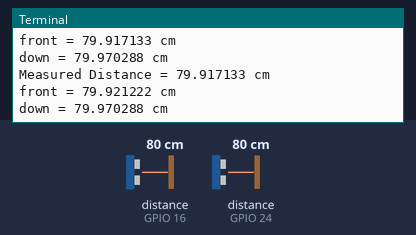
The program below on a simulated Raspberry Pi (BCM pin numbers). On the bench: the last lines printed to the terminal. The test bench sets the inputs (shaded band); at power-on: distance to the obstacle (sensors on GPIO 24, GPIO 16) 80 cm. The echo pulse lasts 58.3 µs per cm; sound played through the audio output is not drawn and takes no time; the clock reads 2024-03-15 10:24:30 at power-on unless the program sets it; speech is not drawn; the words are listed on the console.

Above: at 5.4 s.
5.5 s: distance to the obstacle (sensor on GPIO 24) set to 54 cm
At 6.8 s:
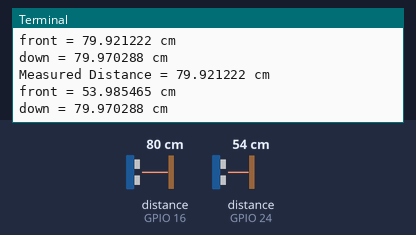
8.3 s: distance to the obstacle (sensor on GPIO 24) set to 48 cm
At 13.1 s:
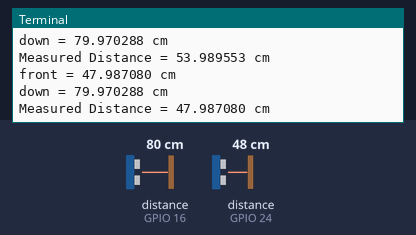
Timing chart, 0 to 14.6 s (numbered marks = the images above; inputs shaded):
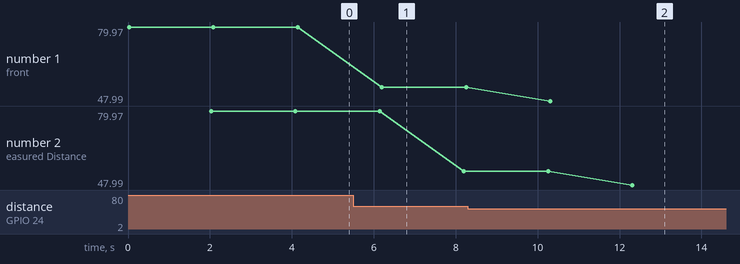

The program:

sonar.py
```python
#Libraries
import RPi.GPIO as GPIO
import time
import os

#GPIO Mode (BOARD / BCM)
GPIO.setmode(GPIO.BCM)

#set GPIO Pins
GPIO_TRIGGER = 23
GPIO_ECHO = 24
GPIO_TRIGGER2 = 20
GPIO_ECHO2 = 16

#set GPIO direction (IN / OUT)
GPIO.setup(GPIO_TRIGGER, GPIO.OUT)
GPIO.setup(GPIO_ECHO, GPIO.IN)
GPIO.setup(GPIO_TRIGGER2, GPIO.OUT)
GPIO.setup(GPIO_ECHO2, GPIO.IN)

def distance():
    # set Trigger to HIGH
    GPIO.output(GPIO_TRIGGER, True)

    # set Trigger after 0.01ms to LOW
    time.sleep(0.00001)
    GPIO.output(GPIO_TRIGGER, False)

    StartTime = time.time()
    StopTime = time.time()

    # save StartTime
    while GPIO.input(GPIO_ECHO) == 0:
        StartTime = time.time()

    # save time of arrival
    while GPIO.input(GPIO_ECHO) == 1:
        StopTime = time.time()

    # time difference between start and arrival
    TimeElapsed = StopTime - StartTime
    # multiply with the sonic speed (34300 cm/s)
    # and divide by 2, because there and back
    distance = (TimeElapsed * 34300) / 2

    return distance


def distance2():
    # set Trigger to HIGH
    GPIO.output(GPIO_TRIGGER2, True)

    # set Trigger after 0.01ms to LOW
    time.sleep(0.00001)
    GPIO.output(GPIO_TRIGGER2, False)

    StartTime2 = time.time()
    StopTime2 = time.time()

    # save StartTime
    while GPIO.input(GPIO_ECHO2) == 0:
        StartTime2 = time.time()

    # save time of arrival
    while GPIO.input(GPIO_ECHO2) == 1:
        StopTime2 = time.time()

    # time difference between start and arrival
    TimeElapsed2 = StopTime2 - StartTime2
    # multiply with the sonic speed (34300 cm/s)
    # and divide by 2, because there and back
    distance2 = (TimeElapsed2 * 34300) / 2

    return distance2


if __name__ == '__main__':
    try:
        while True:
            os.system("rm lookdave.wav")
            dist = distance()
            dist2 = distance2()

            print ("front = %f cm" % dist)
            print ("down = %f cm" % dist2)
            time.sleep(2)


            if(dist2 > 200):
                print ("Measured Distance = %f cm" % dist2)
                os.system("pico2wave -w lookdave.wav ' A hole in front of 2 meters' && aplay lookdave.wav")
                os.system("rm lookdave.wav")
                time.sleep(5)


            if(dist <300 and dist > 250):
                print ("Measured Distance = %f cm" % dist)
                os.system("pico2wave -w lookdave.wav ' A object in front of three meters' && aplay lookdave.wav")
                os.system("rm lookdave.wav")
                time.sleep(5)

            if(dist <250 and dist > 200):
                print ("Measured Distance = %f cm" % dist)
                os.system("pico2wave -w lookdave.wav ' A object in front of two and a half meters' && aplay lookdave.wav")
                os.system("rm lookdave.wav")
                time.sleep(5)

            if(dist <200 and dist > 150):
                print ("Measured Distance = %f cm" % dist)
                os.system("pico2wave -w lookdave.wav ' A object in front of two meters' && aplay lookdave.wav")
                os.system("rm lookdave.wav")
                time.sleep(5)

            if(dist <150 and dist > 100):
                print ("Measured Distance = %f cm" % dist)
                os.system("pico2wave -w lookdave.wav ' A object in front of one and a half meters' && aplay lookdave.wav")
                os.system("rm lookdave.wav")
                time.sleep(5)

            if(dist <100 and dist > 50):
                print ("Measured Distance = %f cm" % dist)
                os.system("pico2wave -w lookdave.wav ' A object in front of one meter' && aplay lookdave.wav")
                os.system("rm lookdave.wav")


            if(dist <50 and dist > 0):
                print ("Measured Distance = %f cm" % dist)
                os.system("pico2wave -w lookdave.wav ' A object in front of half meter' && aplay lookdave.wav")
                os.system("rm lookdave.wav")
                time.sleep(5)


        # Reset by pressing CTRL + C
    except KeyboardInterrupt:
        print("Measurement stopped by User")
        GPIO.cleanup()
```

Measured:
- the behaviour switches between 51 and 50 cm on distance to the obstacle (sensor on GPIO 24) (found by bisection; images 1 and 2)
- after the input at 5.5 s, the terminal: prints a new line after 0.70 s (image 1)
- after the input at 8.3 s, the terminal: prints a new line after 2.0 s (image 2)
- plotted number 1: 79.92 → 53.99 after the input at 5.5 s, 53.99 → 47.99 after the input at 8.3 s
- plotted number 2: 79.92 → 53.99 after the input at 5.5 s, 53.99 → 47.99 after the input at 8.3 s
